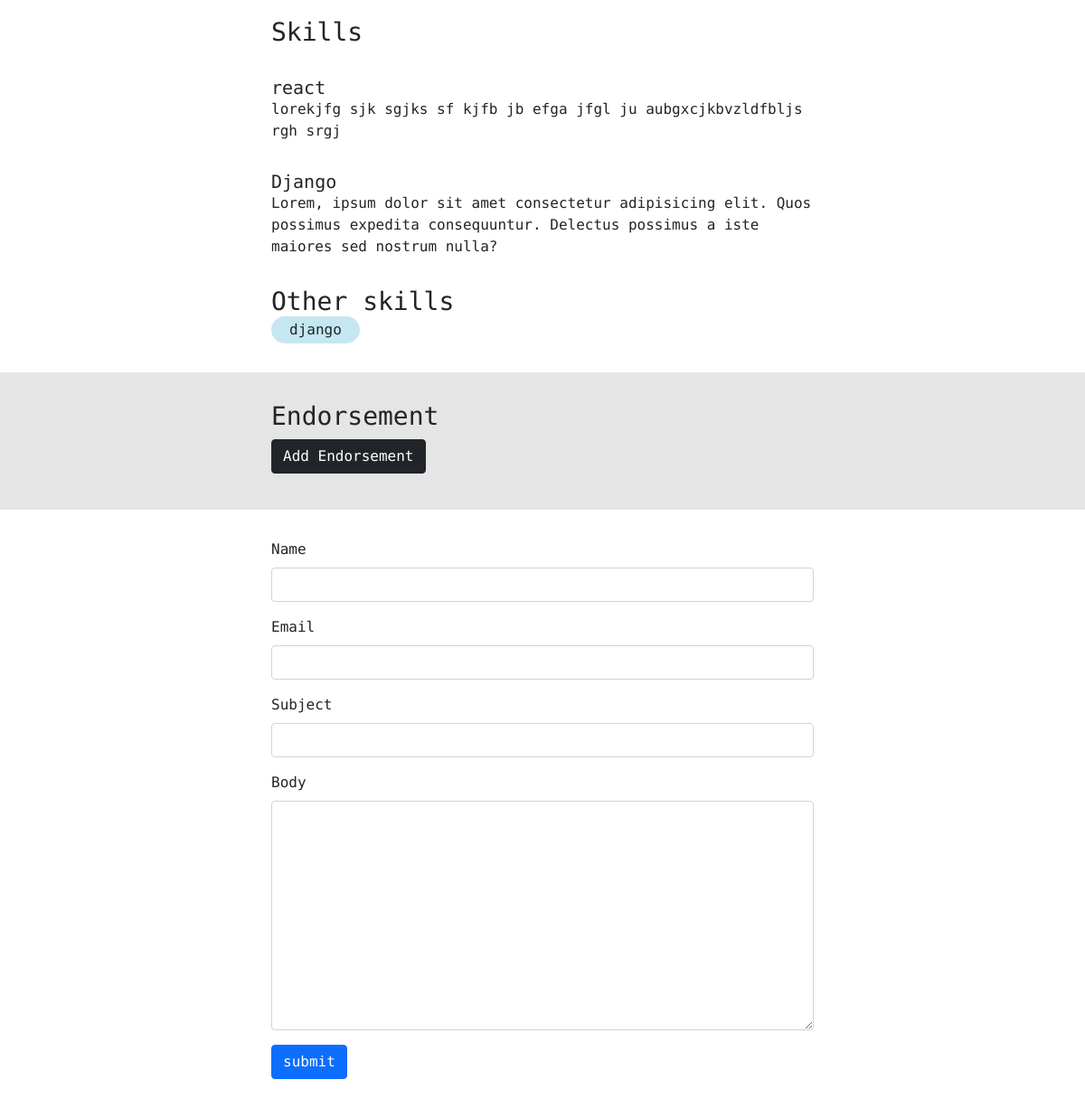
Before: / (lower part) with the older database file.
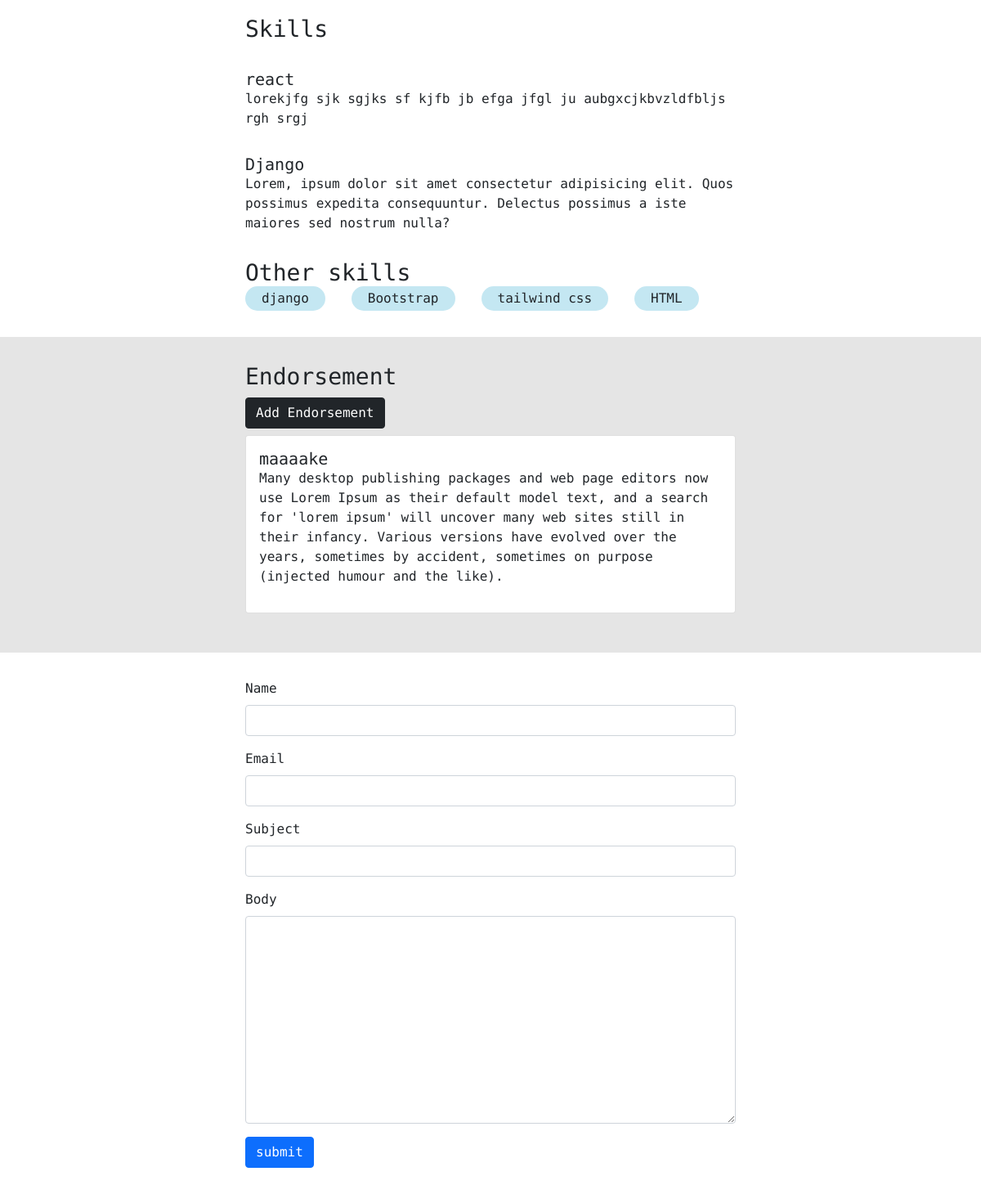
After: the same page with the newer database file.
### base/models.py (models this page shows, shortened)
class Skill(models.Model):
    title = models.CharField(max_length=200)
    body = models.TextField(null=True, blank=True)
    created = models.DateTimeField(auto_now_add=True)
    id = models.UUIDField(default=uuid.uuid4, unique=True, primary_key=True, editable=False)

class Message(models.Model):
    name = models.CharField(max_length=200, null=True)
    email = models.CharField(max_length=200, null=True)
    subject = models.CharField(max_length=200, null=True)
    body = models.TextField()
    is_read = models.BooleanField(default=False)
    created = models.DateTimeField(auto_now_add=True)
    id = models.UUIDField(default=uuid.uuid4, unique=True, primary_key=True, editable=False)

class Endorsement(models.Model):
    name = models.CharField(max_length=200, null=True)
    body = models.TextField()
    approved = models.BooleanField(default=False, null=True)
    featured = models.BooleanField(default=False)

### base/views.py (the view)
# urls.py: path('', views.homePage, name="home"),
def homePage(request):
    projects = Project.objects.all()
    detailedSkills = Skill.objects.exclude(body='')
    skills = Skill.objects.filter(body='')
    endorsements = Endorsement.objects.filter(approved=True)
    form = MessageForm()
    if request.method == 'POST':
        form = MessageForm(request.POST)
        if form.is_valid():
            form.save()
            messages.success(request, 'Message successfully send...')
    context = {'projects': projects, 'skills': skills, 'detailedSkills': detailedSkills, 'form': form, 'endorsements': endorsements}
    return render(request, 'base/home.html', context)

### base/forms.py
class MessageForm(ModelForm):
    class Meta:
        model = Message
        fields = '__all__'
        exclude = ['is_read']
    def __init__(self, *args, **kwargs):
        super(MessageForm, self).__init__(*args, **kwargs)
        self.fields['name'].widget.attrs.update(
            {'class':'form-control'}
        )
        self.fields['email'].widget.attrs.update(
            {'class':'form-control'}
        )
        self.fields['subject'].widget.attrs.update(
            {'class':'form-control'}
        )
        self.fields['body'].widget.attrs.update(
            {'class':'form-control'}
        )

### base/templates/base/home.html (shortened to what this page needs)
{% extends 'base/main.html' %}
{% load static %}
{% block content %}
    <section class="section-1">
        <div class="skills-container">
            <h3>Skills</h3>
            {% for skill in detailedSkills %}
            <div class="skill-wrapper">
                <h5>{{skill.title}}</h5>
                <p>{{skill.body}}</p>
            </div>
            {% endfor %}
            <div class="skill-wrapper">
                <h5>Django</h5>
                <p>Lorem, ipsum dolor sit amet consectetur adipisicing elit.
                    Quos possimus expedita consequuntur. Delectus possimus a iste maiores sed nostrum nulla?</p>
            </div>
            <h3>Other skills</h3>
            <div class="other-skill-wrapper">
                {% for skill in skills %}
                <div class="skill-tag">
                    <span>{{skill.title}}</span>
                </div>
                {% endfor %}
            </div>
        </div>
    </section>
    <section class="section-2">
        <div class="skills-container">
            <h3>Endorsement</h3>
            <a class="btn btn-dark my-2" href="{% url 'add-endorsement' %}">Add Endorsement</a>
            {% for i in endorsements %}
            <div style="margin-bottom: 1em" class="card">
                <div class="card-body">
                    <h5>{{i.name}}</h5>
                    <p>{{i.body}}</p>
                </div>
            </div>
            {% endfor %}
        </div>
    </section>
    <section class="section-1">
        <div class="container">
            <form class="contact-form" method="POST">
                {% for field in form %}
                <div class="mb-3">
                    <label for="exampleInputPassword1" class="form-label" >{{field.label}}</label>
                    {{field}}
                </div>
                {% endfor %}
                <input class="btn btn-primary" type="submit" value="submit" />
            </form>
        </div>
    </section>
    {% endblock content %}

Changed rows visible on the page:
added Skill: title "Bootstrap", shown under "Other skills"
added Skill: title "tailwind css", shown under "Other skills"
added Skill: title "HTML", shown under "Other skills"
added Endorsement: name "maaaake", body "Many desktop publishing packages and web page editors now use Lorem Ipsum as their default model text, and a search for 'lorem ipsum' will uncover many web sites still in their infancy. Various versions have evolved over the years, sometimes by accident, sometimes on purpose (injected humour and the like)."
